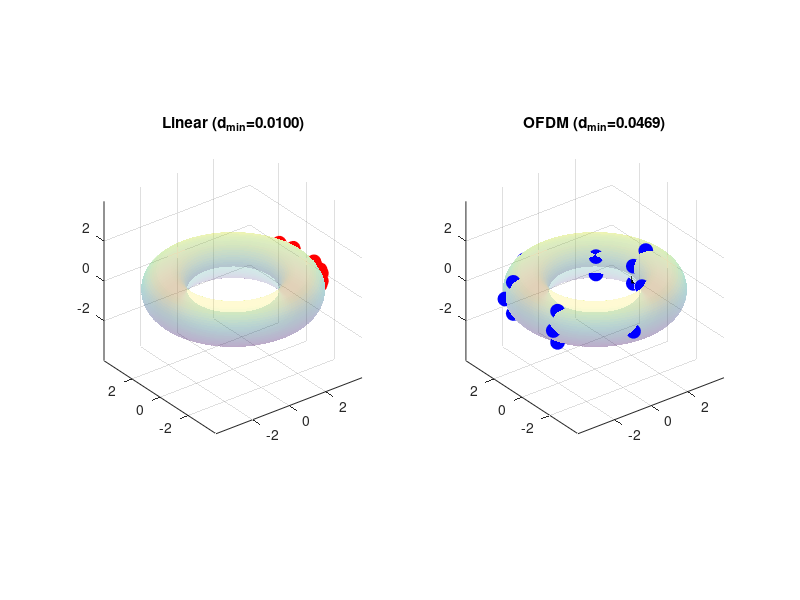

The MATLAB source for this figure:
clc; clear; close all;

%% Symbol set and parameters
S = [-2 -1 1 2];
Delta = 0.33;

R = 3;   % major radius
r = 1;   % minor radius

%% All 2D symbol vectors
[A,B] = meshgrid(S,S);
Sym = [A(:) B(:)]';   % 2 x 16

%% Linear
X_lin = Sym;

%% OFDM (2-IDFT)
F = 1/sqrt(2)*[1 1; 1 -1];
X_ofdm = F * Sym;

%% Modulo
modfun = @(x) x - Delta*round(x/Delta);
Y_lin  = modfun(X_lin);
Y_ofdm = modfun(X_ofdm);

%% --------- Torus distance function ----------
torus_dist = @(u,v) sqrt( ...
    min(abs(u(1)-v(1)), Delta-abs(u(1)-v(1)))^2 + ...
    min(abs(u(2)-v(2)), Delta-abs(u(2)-v(2)))^2 );

%% Compute minimum distances
N = size(Y_lin,2);

dmin_lin = inf;
dmin_ofdm = inf;

idx_lin = [1 1];
idx_ofdm = [1 1];

for i = 1:N
    for j = i+1:N
        dL = torus_dist(Y_lin(:,i), Y_lin(:,j));
        dO = torus_dist(Y_ofdm(:,i), Y_ofdm(:,j));
        
        if dL < dmin_lin
            dmin_lin = dL;
            idx_lin = [i j];
        end
        
        if dO < dmin_ofdm
            dmin_ofdm = dO;
            idx_ofdm = [i j];
        end
    end
end

fprintf('Min distance (linear, torus) = %.6f\n', dmin_lin);
fprintf('Min distance (OFDM, torus)   = %.6f\n', dmin_ofdm);

%% Map square -> donut
map_torus = @(u,v) deal( ...
    (R + r*cos(2*pi*u/Delta)).*cos(2*pi*v/Delta), ...
    (R + r*cos(2*pi*u/Delta)).*sin(2*pi*v/Delta), ...
     r*sin(2*pi*u/Delta) );

[Xl,Yl,Zl] = map_torus(Y_lin(1,:),  Y_lin(2,:));
[Xo,Yo,Zo] = map_torus(Y_ofdm(1,:), Y_ofdm(2,:));

%% Closest pairs in 3D (for visualization)
[i1,j1] = deal(idx_lin(1), idx_lin(2));
[i2,j2] = deal(idx_ofdm(1), idx_ofdm(2));

%% Draw donut surface
[U,V] = meshgrid(linspace(-Delta/2,Delta/2,60));
[Xs,Ys,Zs] = map_torus(U,V);

figure('Color','w');

subplot(1,2,1)
surf(Xs,Ys,Zs,'FaceAlpha',0.2,'EdgeColor','none'); hold on;
plot3(Xl,Yl,Zl,'ro','MarkerSize',10,'MarkerFaceColor','r');
plot3([Xl(i1) Xl(j1)], [Yl(i1) Yl(j1)], [Zl(i1) Zl(j1)], ...
      'k','LineWidth',3);
axis equal; grid on;
title(sprintf('Linear (d_{min}=%.4f)', dmin_lin));
view(3)

subplot(1,2,2)
surf(Xs,Ys,Zs,'FaceAlpha',0.2,'EdgeColor','none'); hold on;
plot3(Xo,Yo,Zo,'bo','MarkerSize',10,'MarkerFaceColor','b');
plot3([Xo(i2) Xo(j2)], [Yo(i2) Yo(j2)], [Zo(i2) Zo(j2)], ...
      'k','LineWidth',3);
axis equal; grid on;
title(sprintf('OFDM (d_{min}=%.4f)', dmin_ofdm));
view(3)
